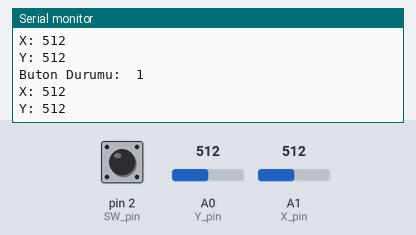
A sketch run on a simulated Arduino Uno, built with avr-gcc and run on an emulated ATmega328P. Parts: the last lines printed to the serial monitor. The test bench sets the inputs (shaded band); at power-on: A0 (Y_pin) = 512, A1 (X_pin) = 512, pin 2 (SW_pin) HIGH.

Above: at 1.3 s.
1.4 s: A0 (Y_pin) set to 716
At 1.81 s:
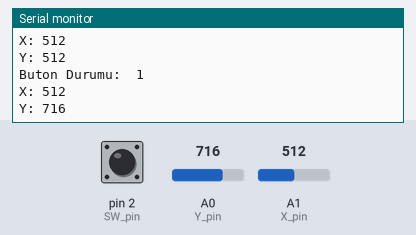
2.9 s: A1 (X_pin) set to 716
At 3.31 s:
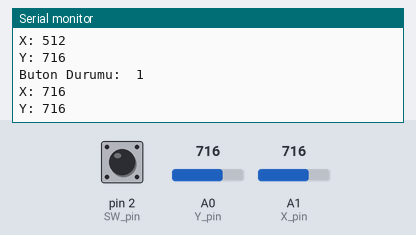
4.4 s: pin 2 (SW_pin) pulled LOW for 0.6 s
6.5 s: A0 (Y_pin) set to 900
At 6.82 s:
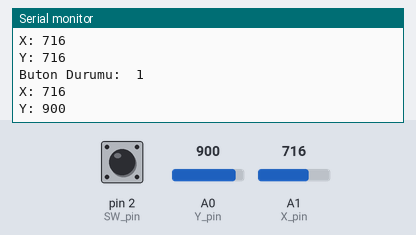
8.0 s: A1 (X_pin) set to 900
At 8.32 s:
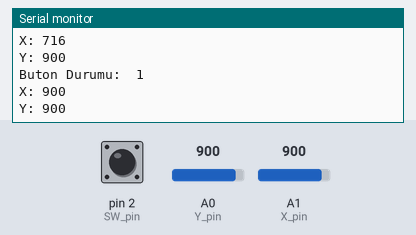
Timing chart, 0 to 10.5 s (numbered marks = the images above; inputs shaded):
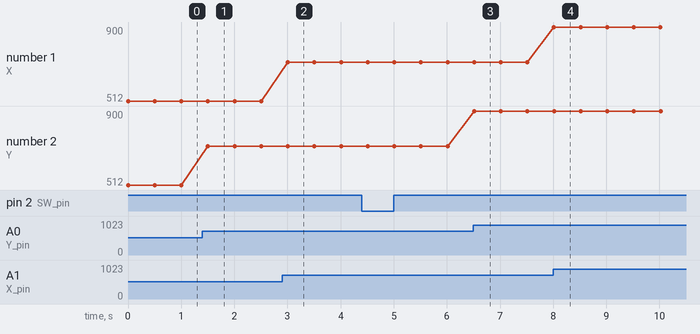

Measured:
- after the input at 1.4 s, the serial monitor: prints a new line after 0.11 s (image 1)
- after the input at 2.9 s, the serial monitor: prints a new line after 0.11 s (image 2)
- after the input at 6.5 s, the serial monitor: prints a new line at once (image 3)
- after the input at 8.0 s, the serial monitor: prints a new line at once (image 4)
- plotted number 2: 512 → 716 after the input at 1.4 s, 716 → 900 after the input at 6.5 s

The sketch:

Joystick.ino
```cpp
int SW_pin = 2; // Buton pini
int X_pin = A1; // X pozisyonunu okuyacağımız pin
int Y_pin = A0; // Y pozisyonunu okuyacağımız pin

void setup() {
  pinMode(SW_pin, INPUT); // Butonun bağlı olduğun pini giriş olarak ayarlıyoruz
  digitalWrite(SW_pin, HIGH); // Butona güç veriyoruz
  Serial.begin(115200); // Joystick için baud değeri 115200
}

void loop() {
  Serial.print("Buton Durumu:  ");
  Serial.println(digitalRead(SW_pin));
  Serial.print("X: ");
  Serial.println(analogRead(X_pin)); // X pozisyonunun değeri
  Serial.print("Y: ");
  Serial.println(analogRead(Y_pin)); // Y pozisyonunun değeri
  delay(500);
}
```
